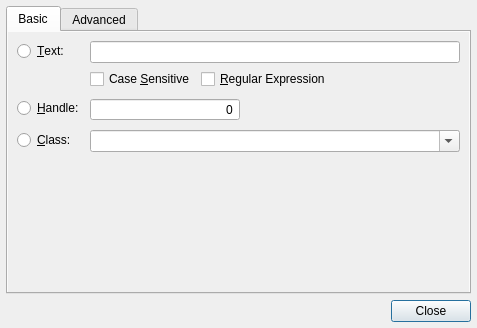
<?xml version="1.0" encoding="UTF-8"?>
<ui version="4.0">
 <class>FindDialog</class>
 <widget class="QDialog" name="FindDialog">
  <property name="geometry">
   <rect>
    <x>0</x>
    <y>0</y>
    <width>477</width>
    <height>328</height>
   </rect>
  </property>
  <property name="minimumSize">
   <size>
    <width>300</width>
    <height>200</height>
   </size>
  </property>
  <property name="windowTitle">
   <string>Find</string>
  </property>
  <layout class="QVBoxLayout" name="verticalLayout">
   <property name="spacing">
    <number>6</number>
   </property>
   <property name="margin">
    <number>6</number>
   </property>
   <item>
    <widget class="QTabWidget" name="tabWidget">
     <property name="currentIndex">
      <number>0</number>
     </property>
     <widget class="QWidget" name="basicTab">
      <property name="autoFillBackground">
       <bool>true</bool>
      </property>
      <attribute name="title">
       <string>Basic</string>
      </attribute>
      <layout class="QFormLayout" name="formLayout">
       <property name="verticalSpacing">
        <number>9</number>
       </property>
       <item row="0" column="0">
        <widget class="QRadioButton" name="rbWindowText">
         <property name="whatsThis">
          <string>Select to use text search.</string>
         </property>
         <property name="text">
          <string>&amp;Text:</string>
         </property>
        </widget>
       </item>
       <item row="1" column="0">
        <widget class="QRadioButton" name="rbHandle">
         <property name="whatsThis">
          <string>Select to use handle search.</string>
         </property>
         <property name="text">
          <string>&amp;Handle:</string>
         </property>
        </widget>
       </item>
       <item row="2" column="0">
        <widget class="QRadioButton" name="rbWindowClass">
         <property name="whatsThis">
          <string>Select to use class search.</string>
         </property>
         <property name="text">
          <string>&amp;Class:</string>
         </property>
        </widget>
       </item>
       <item row="2" column="1">
        <widget class="WindowClassComboBox" name="cbWindowClass">
         <property name="whatsThis">
          <string>Search for window class name.</string>
         </property>
         <property name="editable">
          <bool>true</bool>
         </property>
        </widget>
       </item>
       <item row="1" column="1">
        <widget class="HexSpinBox" name="spnHandle">
         <property name="maximumSize">
          <size>
           <width>150</width>
           <height>16777215</height>
          </size>
         </property>
         <property name="whatsThis">
          <string>Search for window handle (HWND).</string>
         </property>
         <property name="alignment">
          <set>Qt::AlignRight|Qt::AlignTrailing|Qt::AlignVCenter</set>
         </property>
         <property name="buttonSymbols">
          <enum>QAbstractSpinBox::NoButtons</enum>
         </property>
        </widget>
       </item>
       <item row="0" column="1">
        <widget class="QWidget" name="widget_2" native="true">
         <layout class="QGridLayout" name="gridLayout">
          <property name="margin">
           <number>0</number>
          </property>
          <item row="0" column="0" colspan="3">
           <widget class="QLineEdit" name="txtWindowText">
            <property name="whatsThis">
             <string>Search for window text. Enter simple text or regular expression.</string>
            </property>
           </widget>
          </item>
          <item row="1" column="0">
           <widget class="QCheckBox" name="chCaseSensitive">
            <property name="whatsThis">
             <string>Tick to enable case sensitive search.</string>
            </property>
            <property name="text">
             <string>Case &amp;Sensitive</string>
            </property>
           </widget>
          </item>
          <item row="1" column="1">
           <widget class="QCheckBox" name="chUseRegex">
            <property name="whatsThis">
             <string>Tick to enable regular expression search.</string>
            </property>
            <property name="text">
             <string>&amp;Regular Expression</string>
            </property>
           </widget>
          </item>
          <item row="1" column="2">
           <spacer name="horizontalSpacer">
            <property name="orientation">
             <enum>Qt::Horizontal</enum>
            </property>
            <property name="sizeHint" stdset="0">
             <size>
              <width>40</width>
              <height>20</height>
             </size>
            </property>
           </spacer>
          </item>
         </layout>
        </widget>
       </item>
      </layout>
     </widget>
     <widget class="QWidget" name="advancedTab">
      <property name="autoFillBackground">
       <bool>true</bool>
      </property>
      <attribute name="title">
       <string>Advanced</string>
      </attribute>
      <layout class="QGridLayout" name="gridLayout_2">
       <property name="margin">
        <number>0</number>
       </property>
       <item row="0" column="0">
        <widget class="QScrollArea" name="scrollArea">
         <property name="frameShape">
          <enum>QFrame::NoFrame</enum>
         </property>
         <property name="frameShadow">
          <enum>QFrame::Plain</enum>
         </property>
         <property name="widgetResizable">
          <bool>true</bool>
         </property>
         <widget class="QWidget" name="criteriaWidget">
          <property name="geometry">
           <rect>
            <x>0</x>
            <y>0</y>
            <width>459</width>
            <height>261</height>
           </rect>
          </property>
          <layout class="QHBoxLayout" name="horizontalLayout">
           <property name="spacing">
            <number>0</number>
           </property>
           <property name="margin">
            <number>0</number>
           </property>
           <item>
            <widget class="QWidget" name="booleanRelationPanel" native="true">
             <property name="minimumSize">
              <size>
               <width>60</width>
               <height>0</height>
              </size>
             </property>
             <property name="maximumSize">
              <size>
               <width>60</width>
               <height>16777215</height>
              </size>
             </property>
             <layout class="QVBoxLayout" name="booleanRelationPanelLayout">
              <property name="spacing">
               <number>7</number>
              </property>
              <property name="margin">
               <number>3</number>
              </property>
              <item>
               <widget class="QWidget" name="padding" native="true">
                <property name="minimumSize">
                 <size>
                  <width>0</width>
                  <height>20</height>
                 </size>
                </property>
                <property name="maximumSize">
                 <size>
                  <width>16777215</width>
                  <height>20</height>
                 </size>
                </property>
               </widget>
              </item>
              <item>
               <spacer name="booleanRelationSpacer">
                <property name="orientation">
                 <enum>Qt::Vertical</enum>
                </property>
                <property name="sizeHint" stdset="0">
                 <size>
                  <width>20</width>
                  <height>40</height>
                 </size>
                </property>
               </spacer>
              </item>
             </layout>
            </widget>
           </item>
           <item>
            <widget class="QWidget" name="itemsPanel" native="true">
             <layout class="QVBoxLayout" name="itemsPanelLayout">
              <property name="spacing">
               <number>7</number>
              </property>
              <property name="leftMargin">
               <number>3</number>
              </property>
              <property name="topMargin">
               <number>5</number>
              </property>
              <property name="rightMargin">
               <number>3</number>
              </property>
              <property name="bottomMargin">
               <number>3</number>
              </property>
              <item>
               <spacer name="itemsSpacer">
                <property name="orientation">
                 <enum>Qt::Vertical</enum>
                </property>
                <property name="sizeHint" stdset="0">
                 <size>
                  <width>20</width>
                  <height>40</height>
                 </size>
                </property>
               </spacer>
              </item>
             </layout>
            </widget>
           </item>
          </layout>
         </widget>
        </widget>
       </item>
      </layout>
     </widget>
    </widget>
   </item>
   <item>
    <widget class="QDialogButtonBox" name="dialogButtons">
     <property name="orientation">
      <enum>Qt::Horizontal</enum>
     </property>
     <property name="standardButtons">
      <set>QDialogButtonBox::Close</set>
     </property>
    </widget>
   </item>
  </layout>
 </widget>
 <customwidgets>
  <customwidget>
   <class>HexSpinBox</class>
   <extends>QSpinBox</extends>
   <header>ui/custom_widgets/HexSpinBox.h</header>
  </customwidget>
  <customwidget>
   <class>WindowClassComboBox</class>
   <extends>QComboBox</extends>
   <header>ui/custom_widgets/CustomComboBoxes.h</header>
  </customwidget>
 </customwidgets>
 <tabstops>
  <tabstop>tabWidget</tabstop>
  <tabstop>rbWindowText</tabstop>
  <tabstop>txtWindowText</tabstop>
  <tabstop>chCaseSensitive</tabstop>
  <tabstop>chUseRegex</tabstop>
  <tabstop>rbHandle</tabstop>
  <tabstop>spnHandle</tabstop>
  <tabstop>rbWindowClass</tabstop>
  <tabstop>cbWindowClass</tabstop>
 </tabstops>
 <resources>
  <include location="../../qt_resources.qrc"/>
 </resources>
 <connections>
  <connection>
   <sender>dialogButtons</sender>
   <signal>accepted()</signal>
   <receiver>FindDialog</receiver>
   <slot>accept()</slot>
   <hints>
    <hint type="sourcelabel">
     <x>260</x>
     <y>241</y>
    </hint>
    <hint type="destinationlabel">
     <x>157</x>
     <y>274</y>
    </hint>
   </hints>
  </connection>
  <connection>
   <sender>dialogButtons</sender>
   <signal>rejected()</signal>
   <receiver>FindDialog</receiver>
   <slot>reject()</slot>
   <hints>
    <hint type="sourcelabel">
     <x>328</x>
     <y>241</y>
    </hint>
    <hint type="destinationlabel">
     <x>286</x>
     <y>274</y>
    </hint>
   </hints>
  </connection>
  <connection>
   <sender>rbWindowText</sender>
   <signal>clicked()</signal>
   <receiver>txtWindowText</receiver>
   <slot>setFocus()</slot>
   <hints>
    <hint type="sourcelabel">
     <x>41</x>
     <y>43</y>
    </hint>
    <hint type="destinationlabel">
     <x>98</x>
     <y>43</y>
    </hint>
   </hints>
  </connection>
  <connection>
   <sender>rbHandle</sender>
   <signal>clicked()</signal>
   <receiver>spnHandle</receiver>
   <slot>setFocus()</slot>
   <hints>
    <hint type="sourcelabel">
     <x>34</x>
     <y>99</y>
    </hint>
    <hint type="destinationlabel">
     <x>112</x>
     <y>98</y>
    </hint>
   </hints>
  </connection>
  <connection>
   <sender>rbWindowClass</sender>
   <signal>clicked()</signal>
   <receiver>cbWindowClass</receiver>
   <slot>setFocus()</slot>
   <hints>
    <hint type="sourcelabel">
     <x>39</x>
     <y>127</y>
    </hint>
    <hint type="destinationlabel">
     <x>108</x>
     <y>130</y>
    </hint>
   </hints>
  </connection>
 </connections>
</ui>
